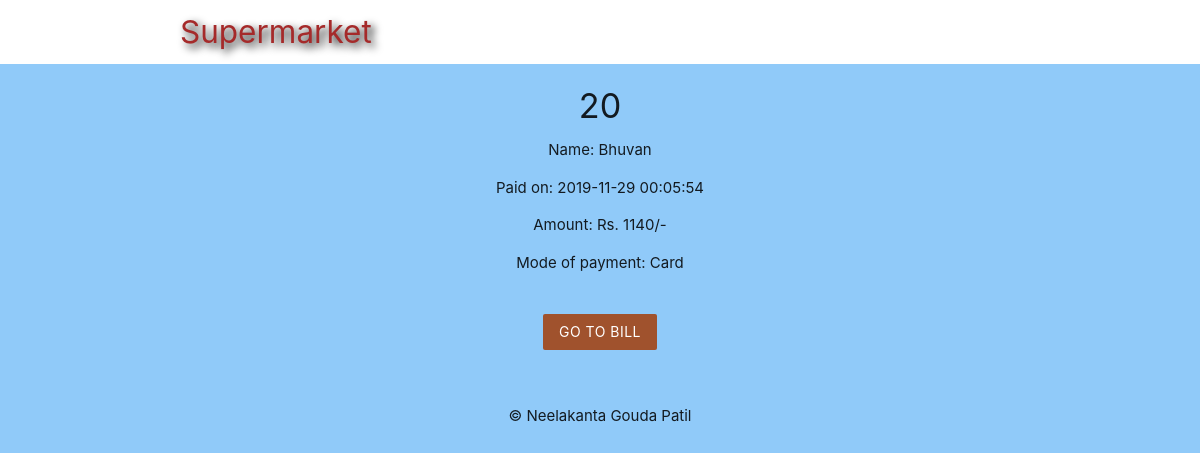
Page /pay_details2.php?id=20 on the committed database.
### tables this page shows
CREATE TABLE `payment` (
  `payment_id` int(8) NOT NULL,
  `customer_id` int(4) NOT NULL,
  `pdate` datetime NOT NULL DEFAULT current_timestamp(),
  `amount` int(8) NOT NULL,
  `mode` varchar(255) NOT NULL,
  `bill_no` int(9) NOT NULL
);

CREATE TABLE `customer` (
  `customer_id` int(4) NOT NULL,
  `name` varchar(255) NOT NULL,
  `email` varchar(255) NOT NULL,
  `phone_no` bigint(10) NOT NULL,
  `zipcode` int(6) NOT NULL
);

### pay_details2.php (the view, shortened to what this page needs)
<?php
	include('config/db_connect_admin.php');
	if (isset($_GET['id'])) {
		$pay_id = mysqli_real_escape_string($connect, $_GET['id']);
		$pay_sql = "SELECT * FROM payment WHERE payment_id = $pay_id";
		$pay_sql2  = "SELECT c.name FROM customer c, payment p WHERE p.payment_id = $pay_id AND c.customer_id = p.customer_id";
		$pay_result = mysqli_query($connect, $pay_sql);
		$payment = mysqli_fetch_assoc($pay_result);
		$pay_result2 = mysqli_query($connect, $pay_sql2);
		$payment2 = mysqli_fetch_assoc($pay_result2);
	}
 ?>
 <!DOCTYPE html>
 <html>
 	<?php include('templates/header.php'); ?>
 	<div class="container center darkslategray-text">
 		<?php if($payment): ?>
 			<h4><?php echo htmlspecialchars($payment['payment_id']); ?></h4>
 			<p>Name: <?php echo htmlspecialchars($payment2['name']); ?></p>
 			<p>Paid on: <?php echo date($payment['pdate']); ?></p>
 			<p>Amount: Rs. <?php echo htmlspecialchars($payment['amount']); ?>/-</p>
 			<p>Mode of payment: <?php echo htmlspecialchars($payment['mode']); ?></p>
 			<form action="pay_details2.php" method="POST">
 				<input type="submit" name="go_to_bill" value="Go to Bill" class="btn brand z-depth-0">
 			</form>
 		<?php else: ?>
 			<h5>No such Payment exist!</h5>
 		<?php endif; ?>
 	</div>
 	<?php include('templates/footer.php'); ?>
 </html>

### templates/header.php (style rules this page uses)
.brand { background: #A0522D !important; }
form { max-width: 460px; margin: 20px auto; padding: 20px; }

### rows in the picture
payment: payment_id "20", pdate "2019-11-29 00:05:54", amount "1140", mode "Card"
customer: name "Bhuvan"
